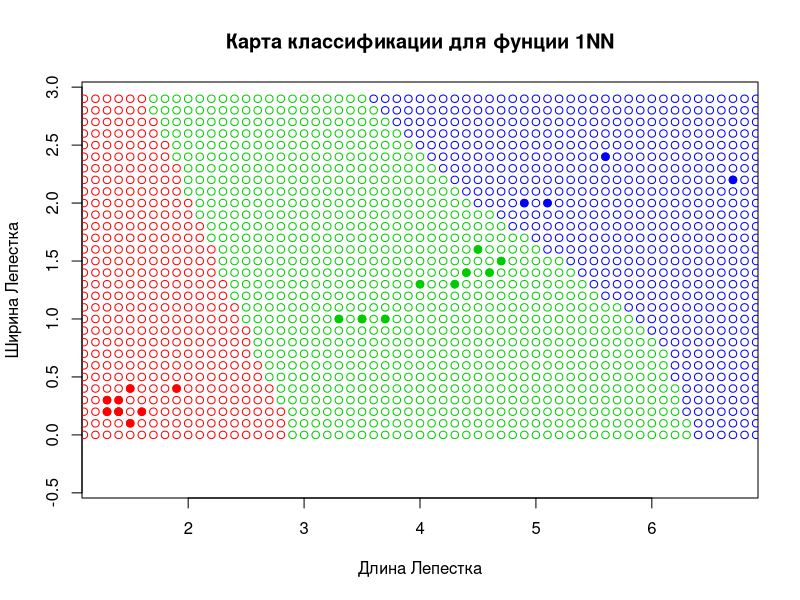

Source code (R):
euclideanDistance <- function(u, v) 
{ 
    sqrt(sum((u - v)^2)) 
} 
sortObjectByDist <- function(xl, z, metricFunction = euclideanDistance) 
{ 
    l <- dim(xl)[1] 
    n <- dim(xl)[2] - 1 
    distances <- matrix(NA, l, 2)
    for (i in 1:l) 
    { 
        distances[i] <- c(metricFunction(xl[i, 1:n], z)) 
    } 
    orderedXl <- xl[order(distances), ] 
    return (orderedXl) 
  } 

NN<-function(xl, z) 
{ 
  orderedXl<- sortObjectByDist(xl, z) 
  n<-dim(orderedXl)[2] 
  classes <- orderedXl[1, n] 
  return (classes) 
} 
colors <- c("setosa" = "red", "versicolor" = "green3", "virginica" = "blue") 
X<-sample(c(1:150), 25, replace=TRUE) 
xl <- iris[X, 3:5] 
plot(iris[X, 3:4], pch = 21, bg = colors[xl$Species], col = colors[xl$Species], asp = 1, 
     xlab = "Длина Лепестка", ylab = "Ширина Лепестка", main = "Карта классификации для фунции 1NN") 

x <- 0.6 
y <- 0 
while (x<7) 
{ 
  while (y<3) 
  { 
    z <- c(x, y) 
    class <- NN(xl, z ) 
    points(z[1], z[2], pch = 1, bg = colors[class], col=colors[class] ) 
    y <- y+0.1
  } 
  y <- 0 
  x <- x+0.1 
}
